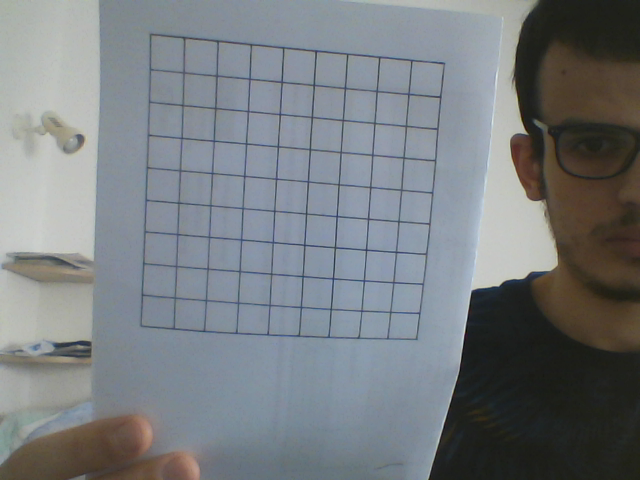
#> input picture sudoku_grid1.png, 640 x 480 px
$ python proba_hough.py
#> lines starting #> are read from the running program, lines starting #| are printed output that depends on the picture; after the words box and inside, x2 and y2 are one past the last pixel; in counts of white or black regions, pixels touching at a corner belong together
import numpy as np
import cv2

import cv2
import numpy as np


img = cv2.imread('sudoku_grid1.png')
#> img is the input picture: shape (480, 640, 3); mean B, G, R 128.3, 124.6, 119.7
gray = cv2.cvtColor(img,cv2.COLOR_BGR2GRAY)
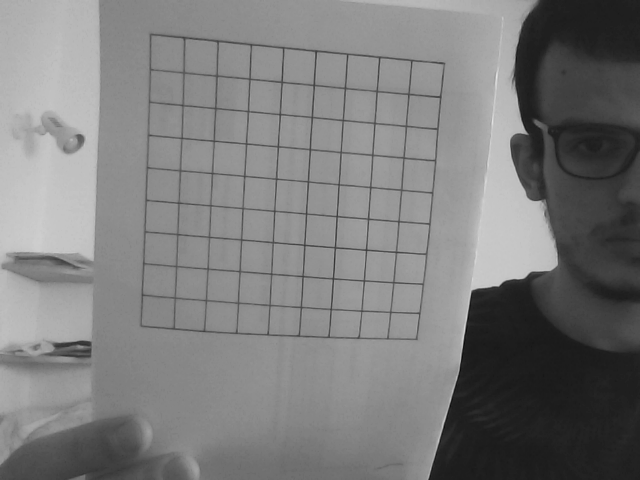
#> gray: shape (480, 640); min 7, max 230, mean 123.6

# gray = cv2.GaussianBlur(gray, (3, 3), 0)

# ret, thresh = cv2.threshold(gray, 150, 255, cv2.THRESH_BINARY_INV)
thresh = cv2.adaptiveThreshold(gray, 255, cv2.ADAPTIVE_THRESH_GAUSSIAN_C,\
             cv2.THRESH_BINARY_INV, 35, 12)
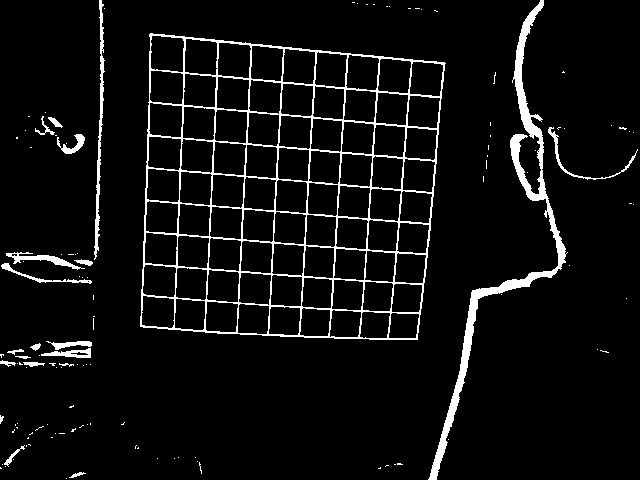
#> thresh: shape (480, 640); 6% white; 122 white regions (101 under 20 px), largest, box (x1, y1, x2, y2) and area: (140, 33, 446, 340) 10431, (428, 0, 568, 480) 4665, (94, 0, 105, 260) 810

#//////////// probabilistic hough //////////////////////

edges = cv2.Canny(thresh,120,120,apertureSize = 3)
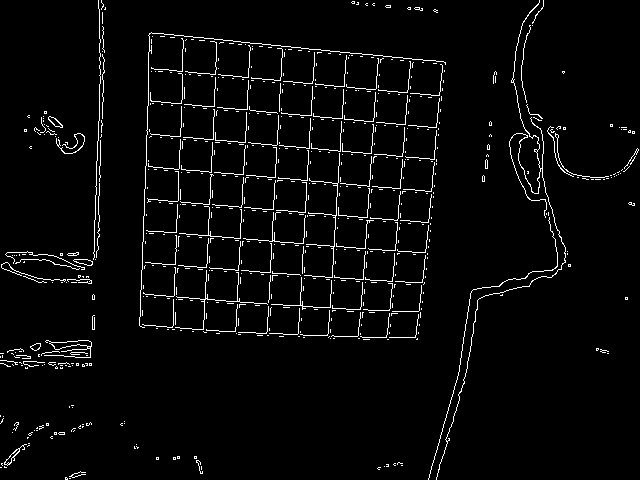
#> edges: shape (480, 640); 3.5% white in thin lines or dots
minLineLength = 10 # 100 Minimum length of line. Line segments shorter than this are rejected.
maxLineGap = 1	 # Maximum allowed gap between line segments to treat them as single line.
lines = cv2.HoughLinesP(edges,1,np.pi/1800,100,minLineLength,maxLineGap)
#> lines = 238 rows, first 6: [341, 132, 341, 125], [244, 161, 244, 149], [302, 273, 302, 258], [223, 173, 243, 174], [354, 120, 361, 120], [199, 73, 215, 74]

for line in lines:
	for x1,y1,x2,y2 in line:
		cv2.line(img,(x1,y1),(x2,y2),(0,255,0),2)
#> this loop made 238 passes
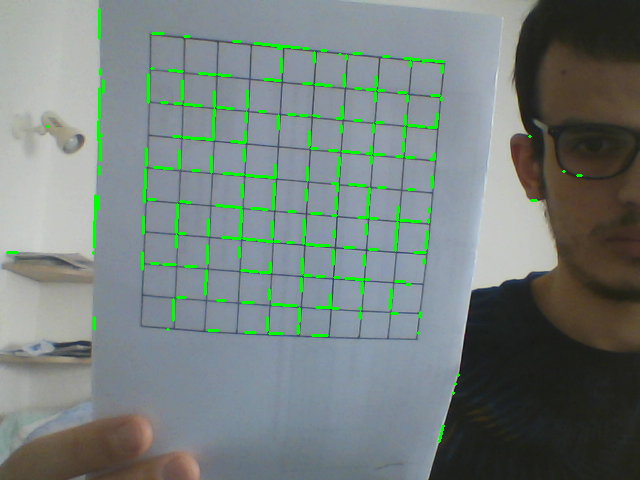
#> img: shape (480, 640, 3); 2.6% of pixels changed, all inside (x1, y1, x2, y2) = (6, 8, 583, 443)

cv2.imshow("title", cv2.resize(img, (500, 500)))
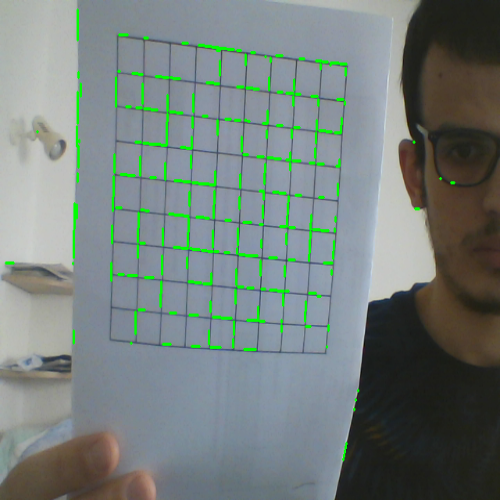
#> window 'title': shape (500, 500, 3); mean B, G, R 124.4, 127.7, 116.5
# cv2.imshow("thresh", thresh)
cv2.waitKey()

# [22 lines of commented-out code are left out]

$ run again, with sudoku_grid2.png copied over sudoku_grid1.png
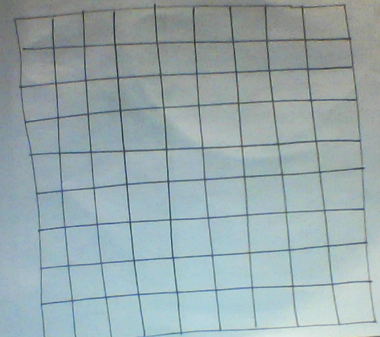
#> input picture sudoku_grid2.png, 380 x 337 px
#> img is the input picture: shape (337, 380, 3); mean B, G, R 172.3, 169.3, 152.4
#> `thresh = cv2.adaptiveThreshold(gray, 255, cv2.ADAPTIVE_THRESH_GAUSSIAN..`:
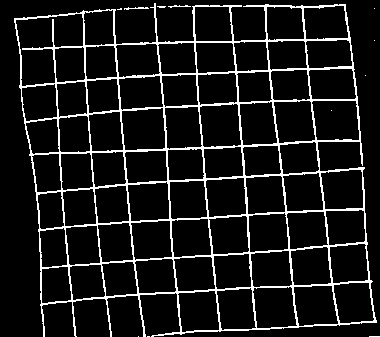
#> thresh: shape (337, 380); 9.9% white in thin lines or dots
#> edges: shape (337, 380); 6.1% white in thin lines or dots
#> lines = 160 rows, first 6: [233, 55, 233, 63], [85, 223, 95, 223], [247, 236, 247, 246], [327, 66, 338, 66], [302, 22, 303, 38], [273, 211, 284, 211]
#> the loop `for line in lines:` made 160 passes
#> `cv2.imshow("title", cv2.resize(img, (500, 500)))`:
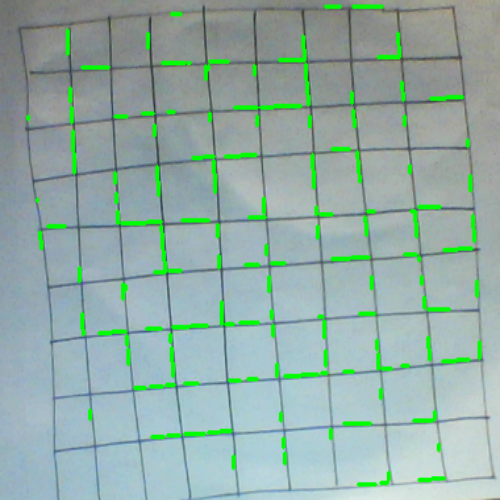
#> window 'title': shape (500, 500, 3); mean B, G, R 165.6, 173.4, 146.6

$ run again, with sudoku_grid3.png copied over sudoku_grid1.png
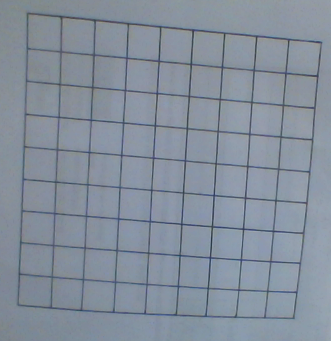
#> input picture sudoku_grid3.png, 331 x 341 px
#> img is the input picture: shape (341, 331, 3); mean B, G, R 155.7, 142.7, 132.5
#> `thresh = cv2.adaptiveThreshold(gray, 255, cv2.ADAPTIVE_THRESH_GAUSSIAN..`:
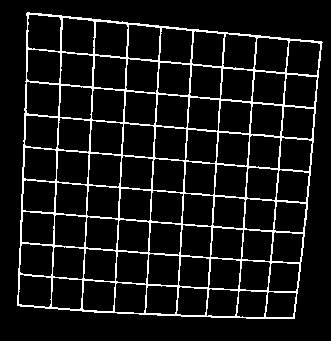
#> thresh: shape (341, 331); 9.2% white in thin lines or dots, all inside (x1, y1, x2, y2) = (17, 12, 323, 319)
#> edges: shape (341, 331); 6% white in thin lines or dots, all inside (x1, y1, x2, y2) = (16, 11, 323, 319)
#> lines = 201 rows, first 6: [148, 24, 154, 24], [219, 130, 224, 130], [283, 168, 291, 168], [25, 178, 44, 179], [163, 125, 172, 125], [302, 170, 307, 170]
#> the loop `for line in lines:` made 201 passes
#> `cv2.imshow("title", cv2.resize(img, (500, 500)))`:
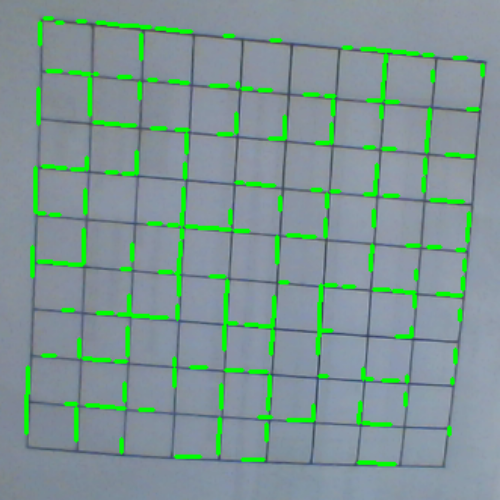
#> window 'title': shape (500, 500, 3); mean B, G, R 147, 150.3, 125.4
